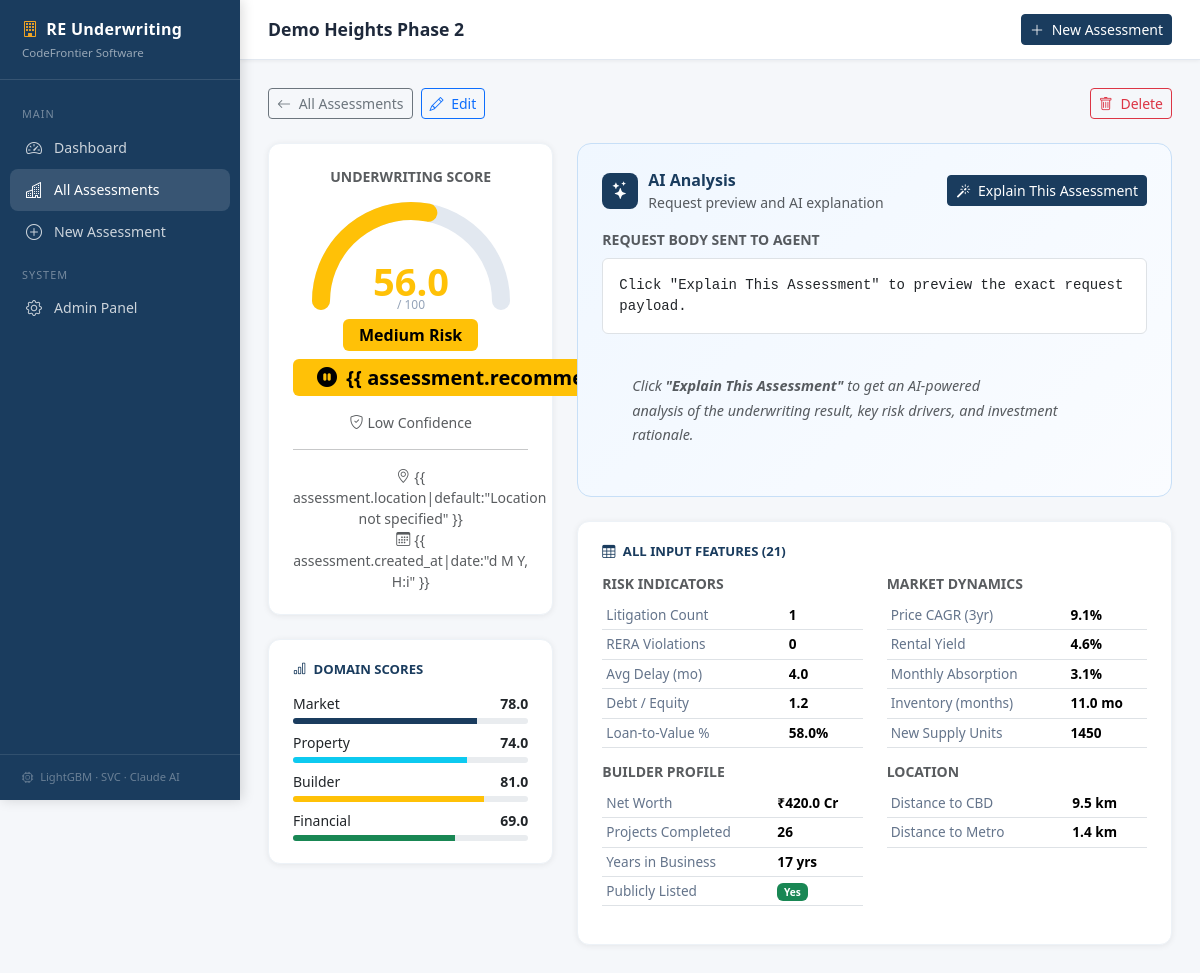
The app's page /assessments/3/ with its own data.
### underwriting/models.py (models this page shows, shortened)
class PropertyAssessment(models.Model):
    project_name = models.CharField(max_length=200, help_text="Name of the real estate project")
    location      = models.CharField(max_length=200, blank=True, help_text="City / area")
    created_at    = models.DateTimeField(default=timezone.now)
    updated_at    = models.DateTimeField(auto_now=True)
    market_score    = models.FloatField(help_text="Market attractiveness score (0–100)")
    property_score  = models.FloatField(help_text="Property quality score (0–100)")
    builder_score   = models.FloatField(help_text="Builder credibility score (0–100)")
    financial_score = models.FloatField(help_text="Financial health score (0–100)")
    is_publicly_listed       = models.BooleanField(default=False, help_text="Is builder listed on stock exchange?")
    net_worth_crores         = models.FloatField(help_text="Builder net worth (₹ Crores)")
    projects_completed       = models.PositiveIntegerField(help_text="Number of projects completed")
    builder_years_in_business = models.PositiveIntegerField(help_text="Years builder has been in business")
    litigation_count    = models.PositiveIntegerField(help_text="Number of active litigations")
    rera_violations     = models.PositiveIntegerField(help_text="Number of RERA violations")
    avg_delay_months    = models.FloatField(help_text="Average project delay (months)")
    debt_to_equity_ratio = models.FloatField(help_text="Builder debt-to-equity ratio")
    loan_to_value_pct   = models.FloatField(help_text="Loan-to-value percentage (%)")
    price_cagr_3yr        = models.FloatField(help_text="3-year price CAGR (%)")
    expected_rental_yield = models.FloatField(help_text="Expected rental yield (%)")
    monthly_absorption_pct = models.FloatField(help_text="Monthly absorption rate (%)")
    inventory_months        = models.FloatField(help_text="Inventory overhang (months)")
    new_supply_units        = models.PositiveIntegerField(help_text="New supply units in micro-market")
    distance_to_cbd_km   = models.FloatField(help_text="Distance to Central Business District (km)")
    distance_to_metro_km = models.FloatField(help_text="Distance to nearest metro station (km)")
    RISK_CHOICES = [
        ('Low Risk',       'Low Risk'),
        ('Moderate Risk',  'Moderate Risk'),
        ('Medium Risk',    'Medium Risk'),
        ('High Risk',      'High Risk'),
        ('Very High Risk', 'Very High Risk'),
    ]
    RECOMMENDATION_CHOICES = [
        ('INVEST', 'INVEST'),
        ('HOLD',   'HOLD'),
        ('AVOID',  'AVOID'),
    ]
    CONFIDENCE_CHOICES = [
        ('High Confidence',   'High Confidence'),
        ('Medium Confidence', 'Medium Confidence'),
        ('Low Confidence',    'Low Confidence'),
    ]
    predicted_score        = models.FloatField(null=True, blank=True)
    risk_category          = models.CharField(max_length=20, choices=RISK_CHOICES,
                                              blank=True, default='')
    recommendation         = models.CharField(max_length=10, choices=RECOMMENDATION_CHOICES,
                                              blank=True, default='')
    confidence_level       = models.CharField(max_length=20, choices=CONFIDENCE_CHOICES,
                                              blank=True, default='')
    class Meta:
        ordering = ['-created_at']
        verbose_name = 'Property Assessment'
        verbose_name_plural = 'Property Assessments'
    def get_feature_dict(self):
        return {
            'litigation_count':         self.litigation_count,
            'market_score':             self.market_score,
            'property_score':           self.property_score,
            'builder_score':            self.builder_score,
            'financial_score':          self.financial_score,
            'debt_to_equity_ratio':     self.debt_to_equity_ratio,
            'price_cagr_3yr':           self.price_cagr_3yr,
            'is_publicly_listed':       int(self.is_publicly_listed),
            'avg_delay_months':         self.avg_delay_months,
            'net_worth_crores':         self.net_worth_crores,
            'distance_to_cbd_km':       self.distance_to_cbd_km,
            'rera_violations':          self.rera_violations,
            'inventory_months':         self.inventory_months,
            'expected_rental_yield':    self.expected_rental_yield,
            'distance_to_metro_km':     self.distance_to_metro_km,
            'loan_to_value_pct':        self.loan_to_value_pct,
            'monthly_absorption_pct':   self.monthly_absorption_pct,
            'projects_completed':       self.projects_completed,
            'new_supply_units':         self.new_supply_units,
            'builder_years_in_business': self.builder_years_in_business,
        }
    @property
    def risk_badge_class(self):
        mapping = {
            'Low Risk':       'success',
            'Moderate Risk':  'info',
            'Medium Risk':    'warning',
            'High Risk':      'danger',
            'Very High Risk': 'dark',
        }
        return mapping.get(self.risk_category, 'secondary')
    @property
    def recommendation_badge_class(self):
        return {'INVEST': 'success', 'HOLD': 'warning', 'AVOID': 'danger'}.get(
            self.recommendation, 'secondary'
        )
    @property
    def score_color(self):
        if self.predicted_score is None:
            return '#6c757d'
        s = self.predicted_score
        if s >= 80:   return '#198754'
        if s >= 65:   return '#0dcaf0'
        if s >= 50:   return '#ffc107'
        if s >= 35:   return '#dc3545'
        return '#212529'

### underwriting/views.py (the view)
# urls.py: path('assessments/<int:pk>/',     views.property_detail, name='property_detail'),
def property_detail(request, pk):
    assessment = get_object_or_404(PropertyAssessment, pk=pk)
    features   = assessment.get_feature_dict()
    gauge_deg = (assessment.predicted_score or 0) * 1.8
    return render(request, 'underwriting/property_detail.html', {
        'assessment': assessment,
        'features':   features,
        'gauge_deg':  gauge_deg,
    })

### underwriting/templates/underwriting/property_detail.html (shortened to what this page needs)
{% extends 'underwriting/base.html' %}
{% block page_title %}{{ assessment.project_name }}{% endblock %}
{% block content %}
<div class="d-flex gap-2 mb-4">
  <a href="{% url 'property_list' %}" class="btn btn-outline-secondary btn-sm">
    <i class="bi bi-arrow-left me-1"></i> All Assessments
  </a>
  <a
    href="{% url 'property_update' assessment.pk %}"
    class="btn btn-outline-primary btn-sm"
  >
    <i class="bi bi-pencil me-1"></i> Edit
  </a>
  <a
    href="{% url 'property_delete' assessment.pk %}"
    class="btn btn-outline-danger btn-sm ms-auto"
  >
    <i class="bi bi-trash me-1"></i> Delete
  </a>
</div>
<div class="row g-4">
  <div class="col-lg-4">
    <div class="stat-card text-center mb-4">
      <div class="mb-1 small text-muted fw-semibold text-uppercase">
        Underwriting Score
      </div>
      <div class="gauge-wrap mb-2">
        <svg viewBox="0 0 220 120" xmlns="http://www.w3.org/2000/svg">
          <path
            d="M 20 110 A 90 90 0 0 1 200 110"
            fill="none"
            stroke="#e2e8f0"
            stroke-width="18"
            stroke-linecap="round"
          />
          <path
            id="gaugeFill"
            d="M 20 110 A 90 90 0 0 1 200 110"
            fill="none"
            stroke="{{ assessment.score_color }}"
            stroke-width="18"
            stroke-linecap="round"
            stroke-dasharray="0 283"
          />
          <text
            x="110"
            y="105"
            text-anchor="middle"
            font-size="38"
            font-weight="800"
            fill="{{ assessment.score_color }}"
          >
            {{ assessment.predicted_score|floatformat:1 }}
          </text>
          <text
            x="110"
            y="118"
            text-anchor="middle"
            font-size="12"
            fill="#94a3b8"
          >
            / 100
          </text>
        </svg>
      </div>
      <div class="mb-2">
        <span
          class="badge text-bg-{{ assessment.risk_badge_class }} fs-6 px-3 py-2"
        >
          {{ assessment.risk_category }}
        </span>
      </div>
      <div>
        <span
          class="badge text-bg-{{ assessment.recommendation_badge_class }} fs-5 px-4 py-2"
        >
          {% if assessment.recommendation == 'INVEST' %}<i
            class="bi bi-check-circle-fill me-1"
          ></i>
          {% elif assessment.recommendation == 'HOLD' %}<i
            class="bi bi-pause-circle-fill me-1"
          ></i>
          {% else %}<i class="bi bi-x-circle-fill me-1"></i>{% endif %} {{
          assessment.recommendation }}
        </span>
      </div>
      <div class="mt-3 text-muted small">
        <i class="bi bi-shield-check me-1"></i>{{ assessment.confidence_level }}
      </div>
      <hr />
      <div class="text-muted small">
        <i class="bi bi-geo-alt me-1"></i>{{
        assessment.location|default:"Location not specified" }}<br />
        <i class="bi bi-calendar3 me-1"></i>{{ assessment.created_at|date:"d M
        Y, H:i" }}
      </div>
    </div>
    <div class="stat-card mb-4">
      <h6
        class="fw-bold mb-3"
        style="color: #1a3c5e; font-size: 0.82rem; text-transform: uppercase"
      >
        <i class="bi bi-bar-chart me-1"></i> Domain Scores
      </h6>
      {% with s=features %}
      <div class="mb-2">
        <div class="d-flex justify-content-between small mb-1">
          <span>Market</span><strong>{{ s.market_score|floatformat:1 }}</strong>
        </div>
        <div class="progress" style="height: 6px">
          <div
            class="progress-bar"
            style="width:{{ s.market_score }}%;background:#1a3c5e;"
          ></div>
        </div>
      </div>
      <div class="mb-2">
        <div class="d-flex justify-content-between small mb-1">
          <span>Property</span
          ><strong>{{ s.property_score|floatformat:1 }}</strong>
        </div>
        <div class="progress" style="height: 6px">
          <div
            class="progress-bar bg-info"
            style="width:{{ s.property_score }}%;"
          ></div>
        </div>
      </div>
      <div class="mb-2">
        <div class="d-flex justify-content-between small mb-1">
          <span>Builder</span
          ><strong>{{ s.builder_score|floatformat:1 }}</strong>
        </div>
        <div class="progress" style="height: 6px">
          <div
            class="progress-bar bg-warning"
            style="width:{{ s.builder_score }}%;"
          ></div>
        </div>
      </div>
      <div>
        <div class="d-flex justify-content-between small mb-1">
          <span>Financial</span
          ><strong>{{ s.financial_score|floatformat:1 }}</strong>
        </div>
        <div class="progress" style="height: 6px">
          <div
            class="progress-bar bg-success"
            style="width:{{ s.financial_score }}%;"
          ></div>
        </div>
      </div>
      {% endwith %}
    </div>
  </div>
  <div class="col-lg-8">
    <div id="ai-panel" class="mb-4">
      <div class="ai-header">
        <div class="ai-icon"><i class="bi bi-stars"></i></div>
        <div>
          <div class="fw-bold" style="color: #1a3c5e">AI Analysis</div>
          <div class="text-muted small">Request preview and AI explanation</div>
        </div>
        <button
          id="aiBtn"
          class="btn btn-sm btn-primary ms-auto"
          style="background: #1a3c5e; border-color: #1a3c5e"
          onclick="loadAI()"
        >
          <i class="bi bi-magic me-1"></i> Explain This Assessment
        </button>
      </div>
      <div class="mb-3">
        <div class="small fw-semibold text-uppercase text-muted mb-2">
          Request Body Sent to Agent
        </div>
        <pre
          id="ai-request"
          class="bg-white border rounded p-3 small mb-0"
          style="white-space: pre-wrap; max-height: 260px; overflow: auto"
        >
Click "Explain This Assessment" to preview the exact request payload.</pre
        >
      </div>
      <div id="ai-content" class="text-muted small fst-italic">
        Click <strong>"Explain This Assessment"</strong> to get an AI-powered
        analysis of the underwriting result, key risk drivers, and investment
        rationale.
      </div>
    </div>
    <div class="stat-card">
      <h6
        class="fw-bold mb-3"
        style="color: #1a3c5e; font-size: 0.82rem; text-transform: uppercase"
      >
        <i class="bi bi-table me-1"></i> All Input Features (21)
      </h6>
      <div class="row">
        <div class="col-md-6">
          <h6 class="small fw-bold text-muted text-uppercase mb-2">
            Risk Indicators
          </h6>
          <table class="table table-sm feature-table mb-3">
            <tr>
              <td>Litigation Count</td>
              <td>{{ assessment.litigation_count }}</td>
            </tr>
            <tr>
              <td>RERA Violations</td>
              <td>{{ assessment.rera_violations }}</td>
            </tr>
            <tr>
              <td>Avg Delay (mo)</td>
              <td>{{ assessment.avg_delay_months }}</td>
            </tr>
            <tr>
              <td>Debt / Equity</td>
              <td>{{ assessment.debt_to_equity_ratio }}</td>
            </tr>
            <tr>
              <td>Loan-to-Value %</td>
              <td>{{ assessment.loan_to_value_pct }}%</td>
            </tr>
          </table>
          <h6 class="small fw-bold text-muted text-uppercase mb-2">
            Builder Profile
          </h6>
          <table class="table table-sm feature-table mb-3">
            <tr>
              <td>Net Worth</td>
              <td>₹{{ assessment.net_worth_crores }} Cr</td>
            </tr>
            <tr>
              <td>Projects Completed</td>
              <td>{{ assessment.projects_completed }}</td>
            </tr>
            <tr>
              <td>Years in Business</td>
              <td>{{ assessment.builder_years_in_business }} yrs</td>
            </tr>
            <tr>
              <td>Publicly Listed</td>
              <td>
                {% if assessment.is_publicly_listed %}
                  <span class="badge text-bg-success">Yes</span>
                {% else %}
                  <span class="badge text-bg-secondary">No</span>
                {% endif %}
              </td>
            </tr>
          </table>
        </div>
        <div class="col-md-6">
          <h6 class="small fw-bold text-muted text-uppercase mb-2">
            Market Dynamics
          </h6>
          <table class="table table-sm feature-table mb-3">
            <tr>
              <td>Price CAGR (3yr)</td>
              <td>{{ assessment.price_cagr_3yr }}%</td>
            </tr>
            <tr>
              <td>Rental Yield</td>
              <td>{{ assessment.expected_rental_yield }}%</td>
            </tr>
            <tr>
              <td>Monthly Absorption</td>
              <td>{{ assessment.monthly_absorption_pct }}%</td>
            </tr>
            <tr>
              <td>Inventory (months)</td>
              <td>{{ assessment.inventory_months }} mo</td>
            </tr>
            <tr>
              <td>New Supply Units</td>
              <td>{{ assessment.new_supply_units }}</td>
            </tr>
          </table>
          <h6 class="small fw-bold text-muted text-uppercase mb-2">Location</h6>
          <table class="table table-sm feature-table mb-3">
            <tr>
              <td>Distance to CBD</td>
              <td>{{ assessment.distance_to_cbd_km }} km</td>
            </tr>
            <tr>
              <td>Distance to Metro</td>
              <td>{{ assessment.distance_to_metro_km }} km</td>
            </tr>
          </table>
        </div>
      </div>
    </div>
  </div>
</div>
{% endblock %}

### records on screen
PropertyAssessment: project_name "Demo Heights Phase 2", predicted_score "56.0", risk_category "Medium Risk", confidence_level "Low Confidence", market_score "78.0", property_score "74.0", builder_score "81.0", financial_score "69.0", litigation_count "1", rera_violations "0", avg_delay_months "4.0", debt_to_equity_ratio "1.2", loan_to_value_pct "58.0", net_worth_crores "420.0", projects_completed "26", builder_years_in_business "17", price_cagr_3yr "9.1", expected_rental_yield "4.6", monthly_absorption_pct "3.1", inventory_months "11.0", new_supply_units "1450", distance_to_cbd_km "9.5", distance_to_metro_km "1.4"
